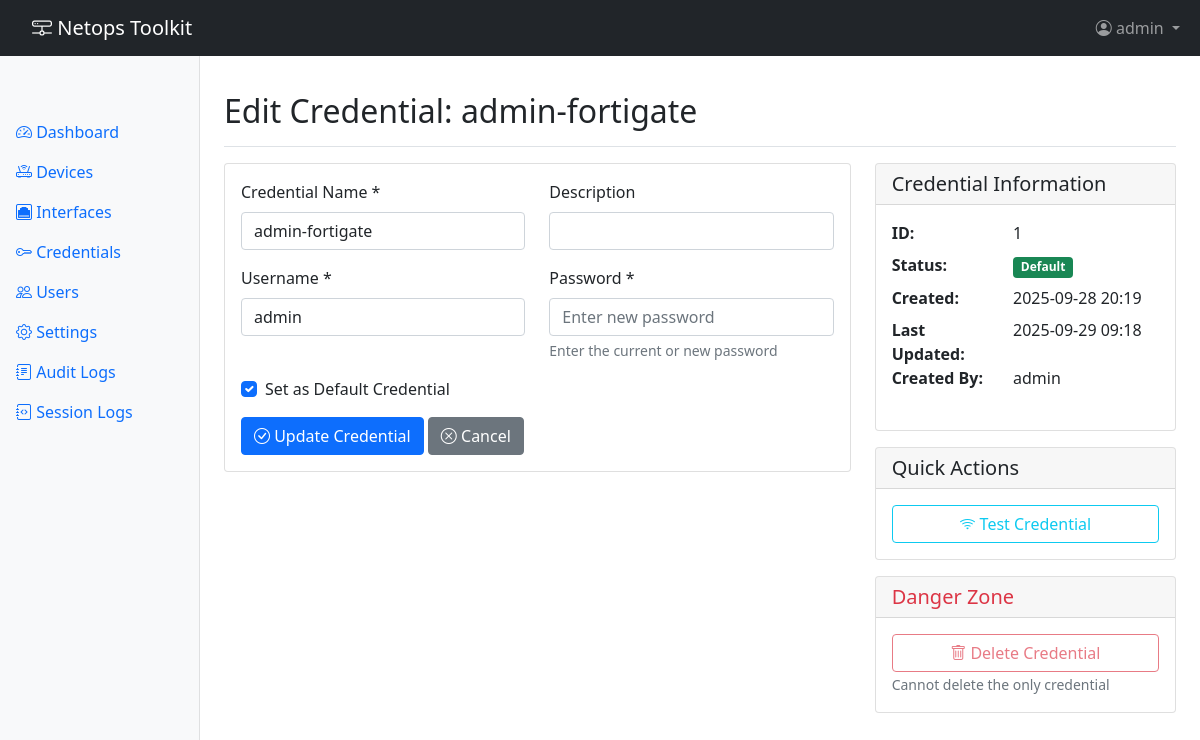
/credentials/1/edit (signed in), run on the app's committed database.
### app/models.py (models this page shows, shortened)
class User(UserMixin, db.Model):
    __tablename__ = 'users'
    id = db.Column(db.Integer, primary_key=True)
    username = db.Column(db.String(80), unique=True, nullable=False)
    email = db.Column(db.String(120), unique=True, nullable=True)
    password_hash = db.Column(db.String(255), nullable=True)  # Null for TACACS users
    auth_type = db.Column(db.String(20), nullable=False, default='local')  # 'local' or 'tacacs'
    is_active = db.Column(db.Boolean, default=True)
    is_admin = db.Column(db.Boolean, default=False)
    created_at = db.Column(db.DateTime, default=datetime.utcnow)
    last_login = db.Column(db.DateTime)
    audit_logs = db.relationship('AuditLog', backref='user', lazy='dynamic')

class Credential(db.Model):
    __tablename__ = 'credentials'
    id = db.Column(db.Integer, primary_key=True)
    name = db.Column(db.String(100), unique=True, nullable=False)
    description = db.Column(db.String(255))
    username_encrypted = db.Column(db.Text, nullable=False)
    password_encrypted = db.Column(db.Text, nullable=False)
    is_default = db.Column(db.Boolean, default=False)
    created_at = db.Column(db.DateTime, default=datetime.utcnow)
    updated_at = db.Column(db.DateTime, default=datetime.utcnow, onupdate=datetime.utcnow)
    created_by = db.Column(db.Integer, db.ForeignKey('users.id'))
    creator = db.relationship('User', backref='created_credentials')
    def get_credentials(self, encryption_key):
        if encryption_key:
            try:
                f = Fernet(encryption_key)
                username = f.decrypt(self.username_encrypted.encode()).decode()
                password = f.decrypt(self.password_encrypted.encode()).decode()
                return username, password
            except:
                return self.username_encrypted, self.password_encrypted
        else:
            return self.username_encrypted, self.password_encrypted

### app/routes/credential_routes.py (the view, shortened to what this page needs)
@credential_bp.route('/<int:credential_id>/edit', methods=['GET', 'POST'])
@login_required
def edit_credential(credential_id):
    credential = Credential.query.get_or_404(credential_id)
    try:
        from flask import current_app
        username, password = credential.get_credentials(current_app.config['ENCRYPTION_KEY'])
    except:
        username, password = '', ''
    return render_template('credentials/edit.html', credential=credential, username=username)

### app/templates/credentials/edit.html (shortened to what this page needs)
{% extends "base.html" %}
{% block content %}
<div class="d-flex justify-content-between flex-wrap flex-md-nowrap align-items-center pt-3 pb-2 mb-3 border-bottom">
    <h1 class="h2">Edit Credential: {{ credential.name }}</h1>
</div>
<div class="row">
    <div class="col-md-8">
        <div class="card">
            <div class="card-body">
                <form method="POST" action="{{ url_for('credentials.edit_credential', credential_id=credential.id) }}">
                    <div class="row">
                        <div class="col-md-6 mb-3">
                            <label for="name" class="form-label">Credential Name *</label>
                            <input type="text" class="form-control" id="name" name="name" value="{{ credential.name }}" required>
                        </div>
                        <div class="col-md-6 mb-3">
                            <label for="description" class="form-label">Description</label>
                            <input type="text" class="form-control" id="description" name="description" value="{{ credential.description or '' }}">
                        </div>
                    </div>
                    <div class="row">
                        <div class="col-md-6 mb-3">
                            <label for="username" class="form-label">Username *</label>
                            <input type="text" class="form-control" id="username" name="username" value="{{ username }}" required>
                        </div>
                        <div class="col-md-6 mb-3">
                            <label for="password" class="form-label">Password *</label>
                            <input type="password" class="form-control" id="password" name="password" placeholder="Enter new password" required>
                            <div class="form-text">Enter the current or new password</div>
                        </div>
                    </div>
                    <div class="mb-3">
                        <div class="form-check">
                            <input class="form-check-input" type="checkbox" id="is_default" name="is_default"
                                   {% if credential.is_default %}checked{% endif %}>
                            <label class="form-check-label" for="is_default">
                                Set as Default Credential
                            </label>
                        </div>
                    </div>
                    <div class="mt-3">
                        <button type="submit" class="btn btn-primary">
                            <i class="bi bi-check-circle"></i> Update Credential
                        </button>
                        <a href="{{ url_for('credentials.list_credentials') }}" class="btn btn-secondary">
                            <i class="bi bi-x-circle"></i> Cancel
                        </a>
                    </div>
                </form>
            </div>
        </div>
    </div>
    <div class="col-md-4">
        <div class="card">
            <div class="card-header">
                <h5 class="card-title mb-0">Credential Information</h5>
            </div>
            <div class="card-body">
                <dl class="row">
                    <dt class="col-sm-5">ID:</dt>
                    <dd class="col-sm-7">{{ credential.id }}</dd>
                    <dt class="col-sm-5">Status:</dt>
                    <dd class="col-sm-7">
                        {% if credential.is_default %}
                        <span class="badge bg-success">Default</span>
                        {% else %}
                        <span class="badge bg-secondary">Available</span>
                        {% endif %}
                    </dd>
                    <dt class="col-sm-5">Created:</dt>
                    <dd class="col-sm-7">{{ credential.created_at.strftime('%Y-%m-%d %H:%M') if credential.created_at else 'Unknown' }}</dd>
                    <dt class="col-sm-5">Last Updated:</dt>
                    <dd class="col-sm-7">{{ credential.updated_at.strftime('%Y-%m-%d %H:%M') if credential.updated_at else 'Unknown' }}</dd>
                    <dt class="col-sm-5">Created By:</dt>
                    <dd class="col-sm-7">{{ credential.creator.username if credential.creator else 'System' }}</dd>
                </dl>
            </div>
        </div>
        <div class="card mt-3">
            <div class="card-header">
                <h5 class="card-title mb-0">Quick Actions</h5>
            </div>
            <div class="card-body">
                <div class="d-grid gap-2">
                    <button type="button" class="btn btn-outline-info" onclick="testCredential({{ credential.id }})">
                        <i class="bi bi-wifi"></i> Test Credential
                    </button>
                </div>
            </div>
        </div>
        <div class="card mt-3">
            <div class="card-header">
                <h5 class="card-title mb-0 text-danger">Danger Zone</h5>
            </div>
            <div class="card-body">
                {% if not (credential.is_default and credentials|length <= 1) %}
                <form method="POST" action="{{ url_for('credentials.delete_credential', credential_id=credential.id) }}"
                      onsubmit="return confirm('Are you sure you want to delete credential {{ credential.name }}? This action cannot be undone.');">
                    <button type="submit" class="btn btn-outline-danger w-100">
                        <i class="bi bi-trash"></i> Delete Credential
                    </button>
                </form>
                {% else %}
                <button type="button" class="btn btn-outline-danger w-100" disabled title="Cannot delete the only credential">
                    <i class="bi bi-trash"></i> Delete Credential
                </button>
                <small class="text-muted">Cannot delete the only credential</small>
                {% endif %}
            </div>
        </div>
    </div>
</div>
{% endblock %}

### app/templates/base.html (shortened to what this page needs)
<!DOCTYPE html>
<html lang="en">
<head>
    <link href="https://cdn.jsdelivr.net/npm/bootstrap@5.1.3/dist/css/bootstrap.min.css" rel="stylesheet">
    <link href="https://cdn.jsdelivr.net/npm/bootstrap-icons@1.7.2/font/bootstrap-icons.css" rel="stylesheet">
</head>
<body>
    <nav class="navbar navbar-expand-lg navbar-dark bg-dark fixed-top">
        <div class="container-fluid">
            <a class="navbar-brand" href="{{ url_for('main.index') }}">
                <i class="bi bi-hdd-network"></i> Netops Toolkit
            </a>
            <div class="collapse navbar-collapse" id="navbarNav">
                <ul class="navbar-nav ms-auto">
                    {% if current_user.is_authenticated %}
                    <li class="nav-item dropdown">
                        <a class="nav-link dropdown-toggle" href="#" id="userDropdown" role="button" data-bs-toggle="dropdown">
                            <i class="bi bi-person-circle"></i> {{ current_user.username }}
                        </a>
                    </li>
                    {% endif %}
                </ul>
            </div>
        </div>
    </nav>
    <div class="container-fluid">
        <div class="row">
            {% if current_user.is_authenticated %}
            <nav class="col-md-2 d-md-block bg-light sidebar">
                <div class="sidebar-sticky">
                    <ul class="nav flex-column">
                        <li class="nav-item">
                            <a class="nav-link {% if request.endpoint == 'main.dashboard' %}active{% endif %}" href="{{ url_for('main.dashboard') }}">
                                <i class="bi bi-speedometer2"></i> Dashboard
                            </a>
                        </li>
                        <li class="nav-item">
                            <a class="nav-link {% if 'devices' in request.endpoint %}active{% endif %}" href="{{ url_for('devices.list_devices') }}">
                                <i class="bi bi-router"></i> Devices
                            </a>
                        </li>
                        <li class="nav-item">
                            <a class="nav-link {% if 'interfaces' in request.endpoint %}active{% endif %}" href="{{ url_for('interfaces.list_interfaces') }}">
                                <i class="bi bi-ethernet"></i> Interfaces
                            </a>
                        </li>
                        <li class="nav-item">
                            <a class="nav-link {% if 'credentials' in request.endpoint %}active{% endif %}" href="{{ url_for('credentials.list_credentials') }}">
                                <i class="bi bi-key"></i> Credentials
                            </a>
                        </li>
                        {% if current_user.is_admin %}
                        <li class="nav-item">
                            <a class="nav-link {% if 'users' in request.endpoint %}active{% endif %}" href="{{ url_for('auth.users') }}">
                                <i class="bi bi-people"></i> Users
                            </a>
                        </li>
                        <li class="nav-item">
                            <a class="nav-link {% if 'settings' in request.endpoint %}active{% endif %}" href="{{ url_for('settings.index') }}">
                                <i class="bi bi-gear"></i> Settings
                            </a>
                        </li>
                        <li class="nav-item">
                            <a class="nav-link {% if 'audit' in request.endpoint %}active{% endif %}" href="{{ url_for('settings.audit_logs') }}">
                                <i class="bi bi-journal-text"></i> Audit Logs
                            </a>
                        </li>
                        <li class="nav-item">
                            <a class="nav-link {% if 'session_logs' in request.endpoint %}active{% endif %}" href="{{ url_for('session_logs.index') }}">
                                <i class="bi bi-journal-code"></i> Session Logs
                            </a>
                        </li>
                        {% endif %}
                    </ul>
                </div>
            </nav>
            {% endif %}
            <main class="{% if current_user.is_authenticated %}col-md-9 ms-sm-auto col-lg-10 px-md-4{% else %}col-12{% endif %}">
                {% block content %}{% endblock %}
            </main>
        </div>
    </div>
</body>
</html>

### app/templates/base.html (style rules this page uses)
body { padding-top: 56px; }
.sidebar { position: fixed; top: 56px; bottom: 0; left: 0; z-index: 100; padding: 48px 0 0; box-shadow: inset -1px 0 0 rgba(0, 0, 0, .1); }
.sidebar-sticky { position: sticky; top: 0; height: calc(100vh - 56px); padding-top: .5rem; overflow-x: hidden; overflow-y: auto; }
main { padding-top: 20px; }
.navbar-brand { padding-left: 20px; }

### data on the page
User: username "admin", creator "admin"
Credential: name "admin-fortigate", is_default "☑", id "1", created_at "2025-09-28 20:19", updated_at "2025-09-29 09:18"
